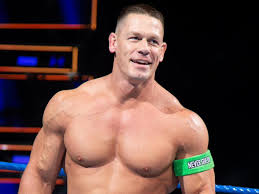
#> input picture john.jpeg, 259 x 194 px
$ python image_by_cv2.py
#> lines starting #> are read from the running program, lines starting #| are printed output that depends on the picture
import cv2
import numpy

# create the image and save the image in jpg format

img5 = numpy.zeros((500,500,3),numpy.uint8)
img5[0:250,0:250] = (255,125,0)
img5[0:250:,250:500] = (0,255,0)
img5[250:500,250:500] = (255,0,255)
img5[250:500:,0:250] = (0,0,255)

cv2.imshow('image',img5)
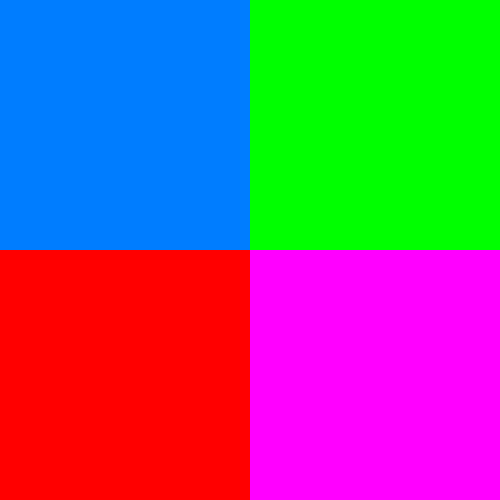
#> window 'image': shape (500, 500, 3); mean B, G, R 127.5, 95, 127.5
cv2.waitKey(0)
cv2.destroyAllWindows()

cv2.imwrite("created.jpg" , img5)

# -------swap the image-------
photo1 = cv2.imread('john.jpeg')
#> photo1 is the input picture: shape (194, 259, 3); mean B, G, R 64.4, 69, 93.7
cp1 = photo1[0:180,0:250]
clr = cv2.cvtColor(cp1, cv2.COLOR_BGR2XYZ)
#> clr: shape (180, 250, 3); mean of channels 0, 1, 2 74.6, 73.7, 70.6
hs = numpy.hstack((cp1,clr))

cv2.imshow('image',hs)
cv2.waitKey(0)
cv2.destroyAllWindows()

temp = numpy.copy(hs)
temp[0:100,100:170] = hs[0:100,350:420]
temp[0:100,350:420] = hs[0:100,100:170]
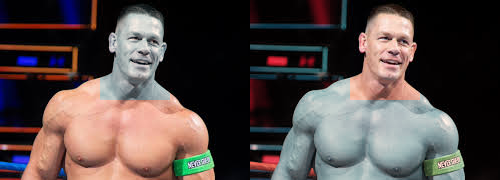
#> temp: shape (180, 500, 3); mean B, G, R 69.2, 71.3, 82
cv2.imshow('image',temp)
cv2.waitKey(0)
cv2.destroyAllWindows()

#------collage the image----------

roman = cv2.imread('roman.jpg')
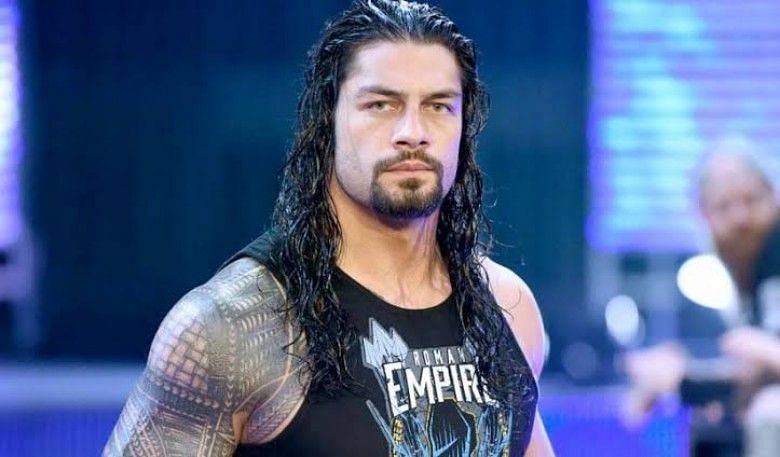
#> input picture roman.jpg, 780 x 457 px
#> roman is the input picture: shape (457, 780, 3); mean B, G, R 139, 98.1, 78.3
rom = roman[:,100:600]
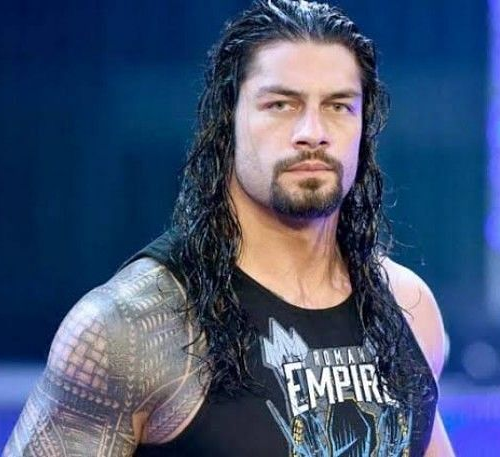
#> rom: shape (457, 500, 3); mean B, G, R 113.3, 82.8, 66.6
print(rom.shape)
#| (457, 500, 3)

cv2.imshow('image' , rom)
cv2.waitKey(0)
cv2.destroyAllWindows()


john = cv2.imread('john.jpeg')
john1 = john[0:180,0:250]

unkn = cv2.imread("unkn.jpeg")
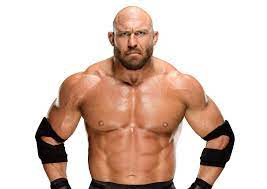
#> input picture unkn.jpeg, 267 x 189 px
#> unkn is the input picture: shape (189, 267, 3); mean B, G, R 185.3, 196.4, 218.4
unkn1 = unkn[0:180,0:250]

both = numpy.hstack((john1,unkn1))
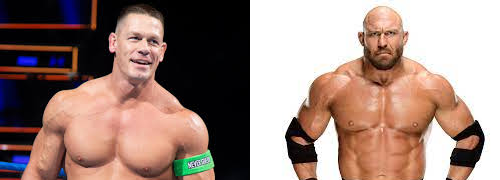
#> both: shape (180, 500, 3); mean B, G, R 123, 131.7, 156.1
print(both.shape)
#| (180, 500, 3)

collage = numpy.vstack((rom,both))
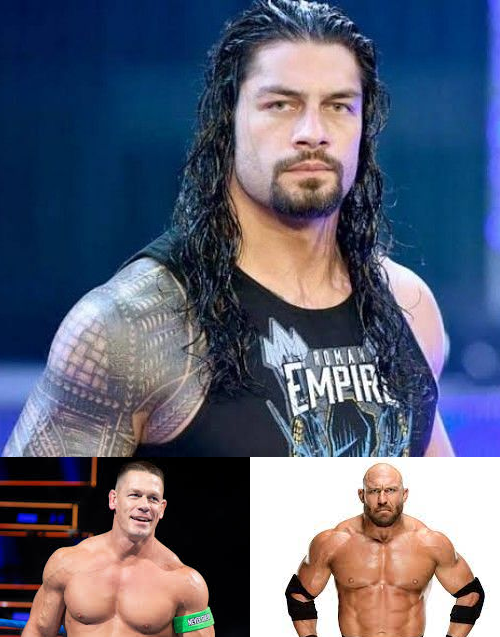
#> collage: shape (637, 500, 3); mean B, G, R 116, 96.6, 91.8

cv2.imshow('image',collage)
cv2.waitKey(0)
cv2.destroyAllWindows()
# ---------------------------------------collage end ------
